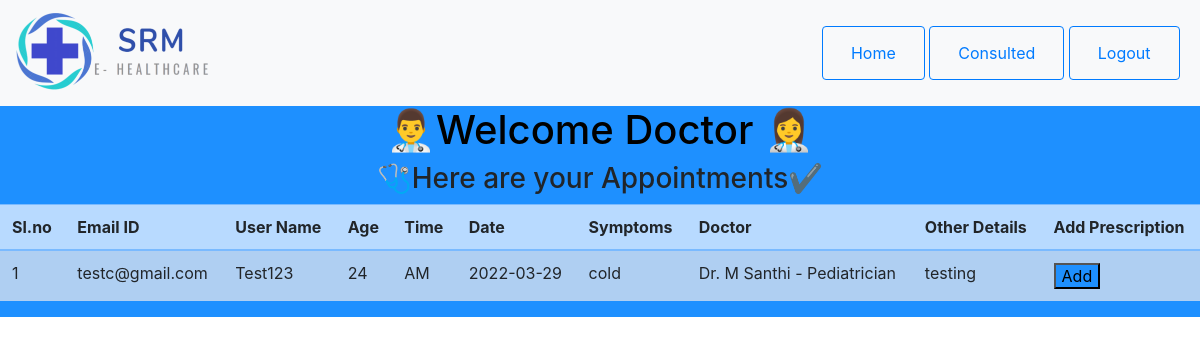
/doctor1.php, run on the app's committed database.
### tables this page shows
CREATE TABLE `appointments` (
  `sl_no` bigint(250) NOT NULL,
  `f_name` varchar(250) NOT NULL,
  `l_name` varchar(250) NOT NULL,
  `email_id` varchar(250) NOT NULL,
  `username` varchar(250) NOT NULL,
  `age` int(250) NOT NULL,
  `time` varchar(250) NOT NULL,
  `date` varchar(250) NOT NULL,
  `symptoms` varchar(250) NOT NULL,
  `doctor` varchar(250) NOT NULL,
  `other_details` varchar(250) NOT NULL
);

### doctor1.php (the view, shortened to what this page needs)
<html>
    <head>
    <link rel="stylesheet" href="https://cdn.jsdelivr.net/npm/bootstrap@4.5.3/dist/css/bootstrap.min.css">
    </head>
    <body>
<nav class="navbar navbar-light bg-light navbar-expand-lg">
  <a class="navbar-brand" href="#"><img src="images/flogo.png" width="25%" class="d-inline-block align-top" alt="" loading="lazy"></a>
  <div class="collapse navbar-collapse justify-content-end" id="navbarNav">
    <ul class="nav justify-content-end">
      <li class="nav-item">
        <button type="button" class="btn btn-outline-primary"><a class="nav-link" href="#">Home</a></button>
      </li>&nbsp;
      <li class="nav-item active">
        <button type="button" class="btn btn-outline-primary"><a class="nav-link" href="drview1.php">Consulted</a></button>
      </li>&nbsp;
      <li class="nav-item active">
        <button type="button" class="btn btn-outline-primary"><a class="nav-link" href="management.html">Logout</a></button>
      </li>&nbsp;
</ul>
</div>
</nav>
        <div id="dc">
          <div class="dctr">
            <h1>
              <a class="dr" href="#"><?php
              echo "👨‍⚕️Welcome Doctor ".$_SESSION['dr_id'];
              ?></a>
              👩‍⚕️</h1>
                <div><h3>🩺Here are your Appointments✔</h3>
            </div>
          </div>
<div class="table-responsive">
        <table class="table table-striped table-primary">
            <thead>
            <tr>
                <th>Sl.no</th>
                <th>Email ID</th>
                <th>User Name</th>
                <th>Age</th>
                <th>Time</th>
                <th>Date</th>
                <th>Symptoms</th>
                <th>Doctor</th>
                <th>Other Details</th>
                <th>Add Prescription</th>
                </tr></thead>
<?php
            include("connection.php");
            $query = "SELECT * FROM appointments WHERE doctor = 'Dr. M Santhi - Pediatrician' GROUP BY date ASC ";
            $data = mysqli_query($con,$query);
            $total = mysqli_num_rows($data);
                if($total != 0){
                    while($result = mysqli_fetch_assoc($data)){
                        echo"
                        <tr>
                        <td>".$result['sl_no']."</td>
                        <td>".$result['email_id']."</td>
                        <td>".$result['username']."</td>
                        <td>".$result['age']."</td>
                        <td>".$result['time']."</td>
                        <td>".$result['date']."</td>
                        <td>".$result['symptoms']."</td>
                        <td>".$result['doctor']."</td>
                        <td>".$result['other_details']."</td>
                        <td><a href= 'prescription.php?username=$result[username]&age=$result[age]&date=$result[date]&symptoms=$result[symptoms]&doctor=$result[doctor]'><input type = 'submit' value='Add' id = 'dc'></td>
                        </tr>
                        ";
                    }
                }
                else{
                    echo "No recodrs found";
                }
            ?>
        </table>
      </div>
            </div>
    </body>
</html>

### doctor1.php (style rules this page uses)
body { background-image:url(images/slider-p2.png); background-repeat: no-repeat; }
#dc { text-align: center; background-color: DodgerBlue; }
.dr { color: black; }

### data on the page
appointments: sl_no "1", email "testc@gmail.com", username "Test123", age "24", time "AM", date "2022-03-29", symptoms "cold", doctor "Dr. M Santhi - Pediatrician", other_details "testing"
